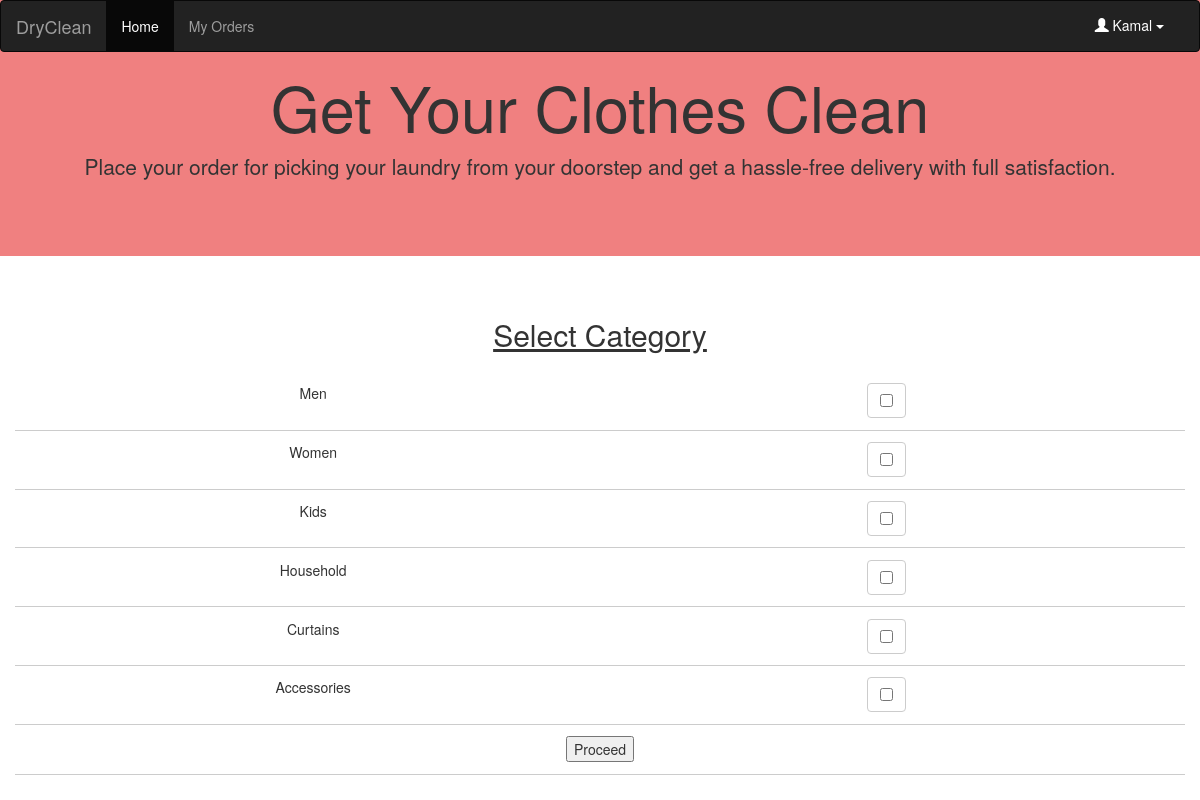
The app's page /home/ (signed in) with its own data.
### Order/models.py (models this page shows, shortened)
class Category(models.Model):
    category_name = models.CharField(max_length=50)

### Order/views.py (the view)
# urls.py: url(r'^home/$', views.home, name='home'),
def home(request):
    if request.user.is_authenticated():
        name = request.user.username
        name = name.title()
        cat = Category.objects.all()
        return render(request, 'Order/homepage.html', {'name': name , 'cat': cat })
    else:
        return redirect('order:login')

### Order/templates/Order/homepage.html (shortened to what this page needs)
{% extends 'User/base.html' %}
{% block head %}
    {% load staticfiles %}
    <link rel="stylesheet" type="text/css" href="{% static 'Order/home.css' %}">
{% endblock %}
{% block body %}
<div class="jumbotron text-center" style="background-color: lightcoral; padding:0 0 5% 0;  width: auto;">
  {% include 'Order/nav.html' %}
  <h1>Get Your Clothes Clean</h1>
  <p>Place your order for picking your laundry from your doorstep and get a hassle-free delivery with full satisfaction.</p>
</div>
<div class="category col-sm-12">
    <div class="container text-center">
    <h2>Select Category</h2>
    <form action="{% url 'order:items' %}" method="post">
            <div id="boom">
            {% for c in cat %}
                <div class="row">
                    <div class="col-sm-6">{{ c.category_name }}</div>
                    <div class="col-sm-6"><label class="btn btn-default">
				        <input type="checkbox" class="check" name="options" value={{ c.category_name }} autocomplete="off">
                        </label>
                    </div>
                </div>
            {% endfor %}
            </div>
        <div class="row">
            <input type="submit" id="proceed" value="Proceed">
        </div>
    </form>
    </div>
</div>
{% endblock %}

### Order/templates/Order/nav.html (shortened to what this page needs)
<nav class="navbar navbar-inverse">
  <div class="container-fluid">
    <div class="navbar-header">
      <a class="navbar-brand" href="#">DryClean</a>
    </div>
    <div class="collapse navbar-collapse" id="myNavbar">
      <ul class="nav navbar-nav">
        <li class="active"><a href="{% url 'order:home' %}">Home</a></li>
        <li><a href="{% url 'order:myorders' %}">My Orders</a></li>
      </ul>
      <ul class="nav navbar-nav navbar-right">
          <div class="dropdown" style="padding: 8px;">
            <button class="btn btn-primary dropdown-toggle" type="button" data-toggle="dropdown" style="background-color: transparent; border: none;"><span class="glyphicon glyphicon-user"></span>
                {{ name }} <span class="caret"></span></button>
          </div>
      </ul>
    </div>
  </div>
  </nav>

### Order/static/Order/home.css (style rules this page uses)
.category { height: auto; }
h2 { text-decoration: underline; padding: 1%; }
.row { border-bottom: 1px solid #ccc; padding: 1%; }

### records on screen
Category: category_name "Men"
Category: category_name "Women"
Category: category_name "Kids"
Category: category_name "Household"
Category: category_name "Curtains"
Category: category_name "Accessories"

### other values on screen
{{ name }} "Kamal"
